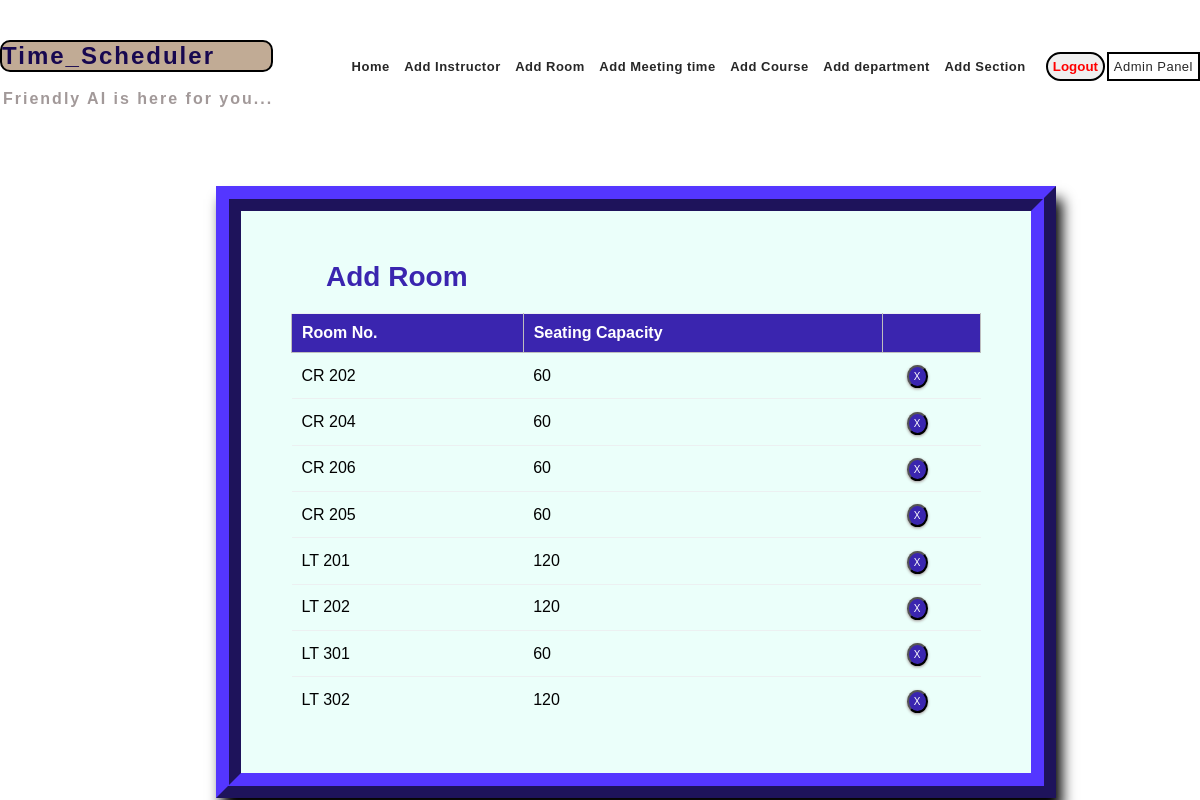
The app's page /room_list/ with its own data.
### mm1/models.py (models this page shows, shortened)
class Room(models.Model):
    r_number = models.CharField(max_length=6)
    seating_capacity = models.IntegerField(default=0)

### mm1/views.py (the view)
# urls.py: path('room_list/', views.room_list, name='editrooms'),
def room_list(request):
    context = {
        'rooms': Room.objects.all()
    }
    return render(request, 'rmlist.html', context)

### templates/rmlist.html (shortened to what this page needs)
{% extends 'base.html' %} {% block content %} {% load static %}
<fieldset class="fieldset">
  <a href="{% url 'mm1:addroom'%}"
    ><h1 class="tablink" onclick="openPage('new')" id="defaultOpen">
      Add Room
    </h1></a
  >
  <div class="tabcontent" id="edit">
    <table class="table1">
      <thead>
        <tr class="table-headers">
          <th>Room No.</th>
          <th>Seating Capacity</th>
          <th class="empty"></th>
        </tr>
      </thead>
      <tbody>
        {% for rm in rooms %}
        <tr>
          <td>{{rm.r_number}}</td>
          <td>{{rm.seating_capacity}}</td>
          <td class="empty">
            <form action="{% url 'mm1:deleteroom' rm.id %}" method="post">
              <input type="submit" value="X" class="cross" />
            </form>
          </td>
        </tr>
        {% endfor %}
      </tbody>
    </table>
  </div>
</fieldset>
{% endblock %}

### static/CSS/style.css (style rules this page uses)
* { margin: 0; padding: 0; box-sizing: border-box; font-family: sans-serif; }
html { scroll-behavior: smooth; }
a { text-decoration: none; }
form { margin-top: 3%; margin-left: 18%; margin-right: 12%; }
fieldset h1 { color: #3a25af; padding-bottom: 20px; margin-left: 35px; display: inline-block; cursor: pointer; font-size: 28px; }
fieldset input { padding: 8px; color: #938c8c; }
.table2 td, th { border: 1px solid rgb(190, 190, 190); padding: 10px 20px; }
.table1 { width: 100%; border-collapse: collapse; text-align: left; overflow: hidden; }
.table1 td, th { border-top: 1px solid #ecf0f1; padding: 10px; }
.table1 th { background-color: #3a25af; color: #fff; }
.cross { border-radius: 50%; font-size: 10px; box-shadow: 0px 1px 3px 0px #9e9292; padding: 4px 5px; color: #fff; background-color: #3a25af; cursor: pointer; }
.fieldset { margin-top: 3%; margin-left: 18%; margin-right: 12%; padding: 50px; border-width: 25px; border-style: ridge; border-color: #3a25af; box-shadow: 6px 13px 13px 0px black; background-color: #ebfffa; }

### records on screen
Room: r_number "CR 202", seating_capacity "60"
Room: r_number "CR 204", seating_capacity "60"
Room: r_number "CR 206", seating_capacity "60"
Room: r_number "CR 205", seating_capacity "60"
Room: r_number "LT 201", seating_capacity "120"
Room: r_number "LT 202", seating_capacity "120"
Room: r_number "LT 301", seating_capacity "60"
Room: r_number "LT 302", seating_capacity "120"
